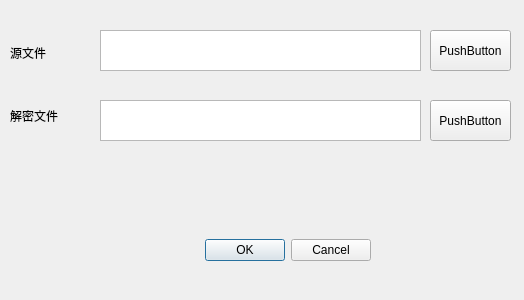
<?xml version="1.0" encoding="UTF-8"?>
<ui version="4.0">
 <class>Dialog</class>
 <widget class="QDialog" name="Dialog">
  <property name="geometry">
   <rect>
    <x>0</x>
    <y>0</y>
    <width>524</width>
    <height>300</height>
   </rect>
  </property>
  <property name="windowTitle">
   <string>Dialog</string>
  </property>
  <widget class="QDialogButtonBox" name="buttonBox">
   <property name="geometry">
    <rect>
     <x>130</x>
     <y>220</y>
     <width>241</width>
     <height>61</height>
    </rect>
   </property>
   <property name="orientation">
    <enum>Qt::Horizontal</enum>
   </property>
   <property name="standardButtons">
    <set>QDialogButtonBox::Cancel|QDialogButtonBox::Ok</set>
   </property>
  </widget>
  <widget class="QTextEdit" name="textEdit">
   <property name="geometry">
    <rect>
     <x>100</x>
     <y>30</y>
     <width>321</width>
     <height>41</height>
    </rect>
   </property>
  </widget>
  <widget class="QPushButton" name="pushButton">
   <property name="geometry">
    <rect>
     <x>430</x>
     <y>30</y>
     <width>81</width>
     <height>41</height>
    </rect>
   </property>
   <property name="text">
    <string>PushButton</string>
   </property>
  </widget>
  <widget class="QTextEdit" name="textEdit_2">
   <property name="geometry">
    <rect>
     <x>100</x>
     <y>100</y>
     <width>321</width>
     <height>41</height>
    </rect>
   </property>
  </widget>
  <widget class="QLabel" name="label">
   <property name="geometry">
    <rect>
     <x>10</x>
     <y>37</y>
     <width>61</width>
     <height>31</height>
    </rect>
   </property>
   <property name="text">
    <string>源文件</string>
   </property>
  </widget>
  <widget class="QPushButton" name="pushButton_2">
   <property name="geometry">
    <rect>
     <x>430</x>
     <y>100</y>
     <width>81</width>
     <height>41</height>
    </rect>
   </property>
   <property name="text">
    <string>PushButton</string>
   </property>
  </widget>
  <widget class="QLabel" name="label_2">
   <property name="geometry">
    <rect>
     <x>10</x>
     <y>100</y>
     <width>81</width>
     <height>31</height>
    </rect>
   </property>
   <property name="text">
    <string>解密文件</string>
   </property>
  </widget>
 </widget>
 <resources/>
 <connections>
  <connection>
   <sender>buttonBox</sender>
   <signal>accepted()</signal>
   <receiver>Dialog</receiver>
   <slot>accept()</slot>
   <hints>
    <hint type="sourcelabel">
     <x>248</x>
     <y>254</y>
    </hint>
    <hint type="destinationlabel">
     <x>157</x>
     <y>274</y>
    </hint>
   </hints>
  </connection>
  <connection>
   <sender>buttonBox</sender>
   <signal>rejected()</signal>
   <receiver>Dialog</receiver>
   <slot>reject()</slot>
   <hints>
    <hint type="sourcelabel">
     <x>316</x>
     <y>260</y>
    </hint>
    <hint type="destinationlabel">
     <x>286</x>
     <y>274</y>
    </hint>
   </hints>
  </connection>
 </connections>
</ui>
